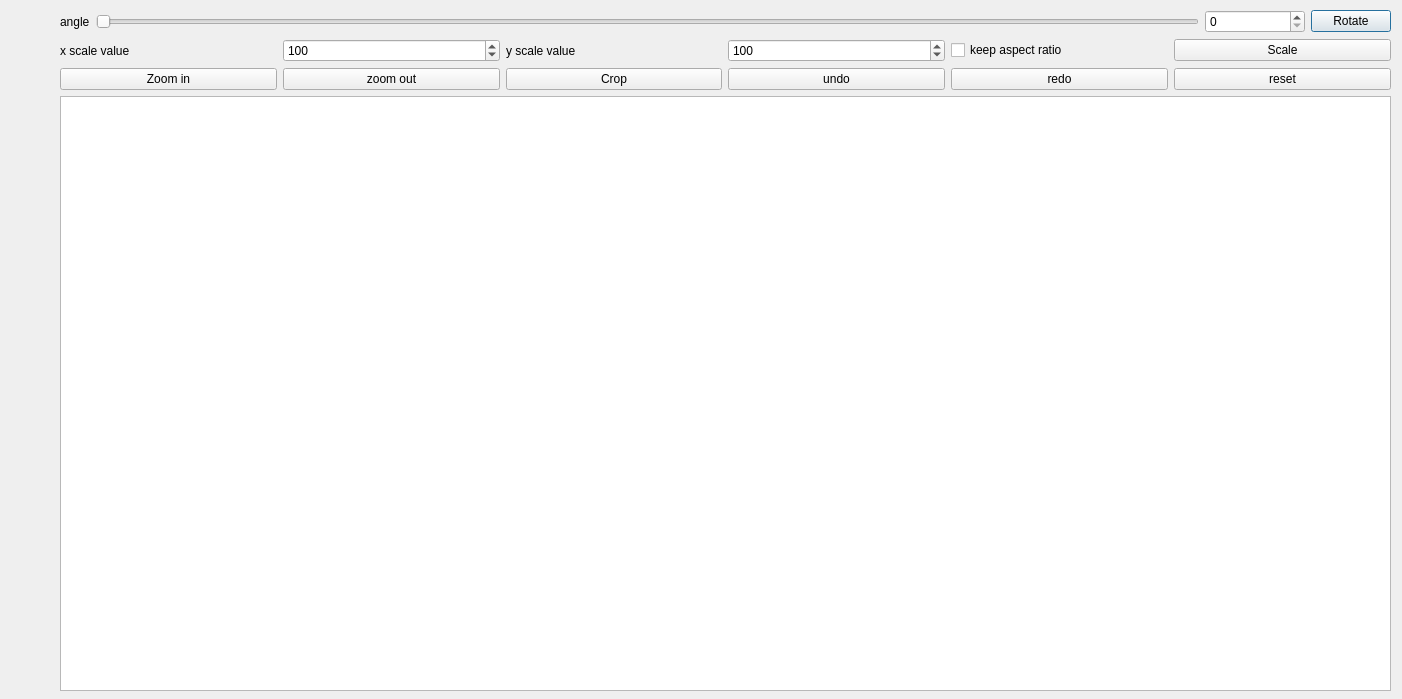
<?xml version="1.0" encoding="UTF-8"?>
<ui version="4.0">
 <class>zoomDialog</class>
 <widget class="QDialog" name="zoomDialog">
  <property name="geometry">
   <rect>
    <x>0</x>
    <y>0</y>
    <width>1402</width>
    <height>699</height>
   </rect>
  </property>
  <property name="windowTitle">
   <string>Dialog</string>
  </property>
  <widget class="QWidget" name="">
   <property name="geometry">
    <rect>
     <x>60</x>
     <y>10</y>
     <width>1331</width>
     <height>681</height>
    </rect>
   </property>
   <layout class="QVBoxLayout" name="verticalLayout">
    <item>
     <layout class="QHBoxLayout" name="horizontalLayout">
      <item>
       <widget class="QLabel" name="label">
        <property name="text">
         <string>angle</string>
        </property>
       </widget>
      </item>
      <item>
       <widget class="QSlider" name="horizontalSlider">
        <property name="maximum">
         <number>360</number>
        </property>
        <property name="orientation">
         <enum>Qt::Horizontal</enum>
        </property>
       </widget>
      </item>
      <item>
       <widget class="QSpinBox" name="spinBox">
        <property name="minimumSize">
         <size>
          <width>100</width>
          <height>0</height>
         </size>
        </property>
        <property name="maximum">
         <number>360</number>
        </property>
       </widget>
      </item>
      <item>
       <widget class="QPushButton" name="rotateButton">
        <property name="text">
         <string>Rotate</string>
        </property>
       </widget>
      </item>
     </layout>
    </item>
    <item>
     <layout class="QHBoxLayout" name="horizontalLayout_2">
      <item>
       <widget class="QLabel" name="label_3">
        <property name="text">
         <string>x scale value</string>
        </property>
       </widget>
      </item>
      <item>
       <widget class="QSpinBox" name="spinBox_4">
        <property name="minimum">
         <number>1</number>
        </property>
        <property name="maximum">
         <number>500</number>
        </property>
        <property name="value">
         <number>100</number>
        </property>
        <property name="displayIntegerBase">
         <number>10</number>
        </property>
       </widget>
      </item>
      <item>
       <widget class="QLabel" name="label_4">
        <property name="text">
         <string>y scale value</string>
        </property>
       </widget>
      </item>
      <item>
       <widget class="QSpinBox" name="spinBox_3">
        <property name="minimumSize">
         <size>
          <width>100</width>
          <height>0</height>
         </size>
        </property>
        <property name="minimum">
         <number>1</number>
        </property>
        <property name="maximum">
         <number>500</number>
        </property>
        <property name="value">
         <number>100</number>
        </property>
       </widget>
      </item>
      <item>
       <widget class="QCheckBox" name="checkBox">
        <property name="text">
         <string>keep aspect ratio</string>
        </property>
       </widget>
      </item>
      <item>
       <widget class="QPushButton" name="rotateButton_3">
        <property name="text">
         <string>Scale</string>
        </property>
       </widget>
      </item>
     </layout>
    </item>
    <item>
     <layout class="QHBoxLayout" name="horizontalLayout_3">
      <item>
       <widget class="QPushButton" name="zoomIn">
        <property name="text">
         <string>Zoom in</string>
        </property>
       </widget>
      </item>
      <item>
       <widget class="QPushButton" name="zoomOut">
        <property name="text">
         <string>zoom out</string>
        </property>
       </widget>
      </item>
      <item>
       <widget class="QPushButton" name="cropButton">
        <property name="text">
         <string>Crop</string>
        </property>
       </widget>
      </item>
      <item>
       <widget class="QPushButton" name="undo">
        <property name="text">
         <string>undo</string>
        </property>
       </widget>
      </item>
      <item>
       <widget class="QPushButton" name="redo">
        <property name="text">
         <string>redo</string>
        </property>
       </widget>
      </item>
      <item>
       <widget class="QPushButton" name="reset">
        <property name="text">
         <string>reset</string>
        </property>
       </widget>
      </item>
     </layout>
    </item>
    <item>
     <widget class="CustomView" name="graphicsView">
      <property name="sizePolicy">
       <sizepolicy hsizetype="Expanding" vsizetype="Expanding">
        <horstretch>0</horstretch>
        <verstretch>0</verstretch>
       </sizepolicy>
      </property>
     </widget>
    </item>
   </layout>
  </widget>
  <zorder>graphicsView</zorder>
  <zorder>layoutWidget</zorder>
  <zorder>layoutWidget_2</zorder>
  <zorder>layoutWidget_3</zorder>
  <zorder>layoutWidget</zorder>
  <zorder>horizontalSlider</zorder>
  <zorder>graphicsView</zorder>
 </widget>
 <customwidgets>
  <customwidget>
   <class>CustomView</class>
   <extends>QGraphicsView</extends>
   <header>customview.h</header>
  </customwidget>
 </customwidgets>
 <resources/>
 <connections/>
</ui>
